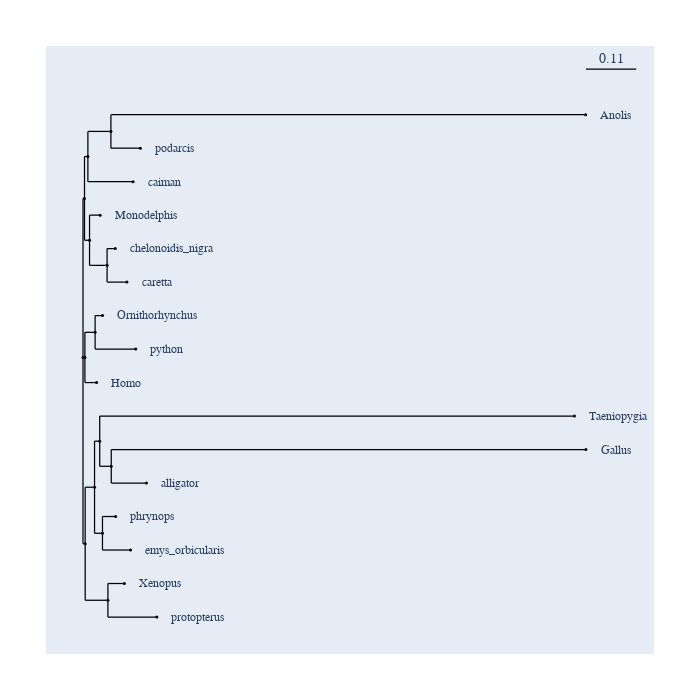

This figure's notebook cell:
### Code cell
#after predict fraction identity by ani, construct tree
tree_ani_turtle = nj_Kimura_corr_ani(aa_pair_distance_turtle, aa_anis_k_4_turtle, parameters=aa_popt_cub)

fig_ani_turtle = tree_ani_turtle.get_figure(width=700, height=700)
fig_ani_turtle.scale_bar = "top right"
fig_ani_turtle.show()

### Figure 1 — Plotly figure (JSON) as saved in the notebook; plotly's stock layout.template omitted (floating-point values rounded to 4 significant figures; data arrays with more than 128 entries replaced by an {"elided": "..."} marker saying what was removed)
{"data": [{"line": {"color": "black", "shape": "spline", "smoothing": 1.3, "width": 1.25}, "mode": "lines", "showlegend": false, "type": "scatter", "x": {"elided": "176 float values"}, "y": {"elided": "176 float values"}}, {"hoverinfo": "text", "marker": {"color": "black", "size": 3, "symbol": "circle"}, "mode": "markers", "showlegend": false, "text": ["root", "edge.10", "edge.9", "edge.8", "Anolis", "podarcis", "caiman", "edge.7", "Monodelphis", "edge.6", "chelonoidis_nigra", "caretta", "edge.12", "edge.11", "Ornithorhynchus", "python", "Homo", "edge.5", "edge.4", "edge.3", "Taeniopygia", "edge.2", "Gallus", "alligator", "edge.1", "phrynops", "emys_orbicularis", "edge.0", "Xenopus", "protopterus"], "type": "scatter", "x": [0, 0.00315, 0.0103, 0.0588, 1.059, 0.1209, 0.1055, 0.01378, 0.03608, 0.05072, 0.0679, 0.09256, 0.004034, 0.02554, 0.04116, 0.1112, 0.02857, 0.004598, 0.0243, 0.03521, 1.035, 0.05951, 1.06, 0.1337, 0.041, 0.06884, 0.1002, 0.05248, 0.08712, 0.1555], "y": [0.325, 6.5, 8.125, 9.1, 9.75, 8.45, 7.15, 4.875, 5.85, 3.9, 4.55, 3.25, 0.325, 1.3, 1.95, 0.65, -0.65, -6.906, -4.713, -2.925, -1.95, -3.9, -3.25, -4.55, -6.5, -5.85, -7.15, -9.1, -8.45, -9.75]}], "layout": {"annotations": [{"font": {"family": "Inconsolata, monospace", "size": 12}, "showarrow": false, "text": "Anolis", "textangle": 0, "x": 1.085, "xanchor": "left", "xref": "x", "y": 9.75, "yref": "y"}, {"font": {"family": "Inconsolata, monospace", "size": 12}, "showarrow": false, "text": "podarcis", "textangle": 0, "x": 0.1474, "xanchor": "left", "xref": "x", "y": 8.45, "yref": "y"}, {"font": {"family": "Inconsolata, monospace", "size": 12}, "showarrow": false, "text": "caiman", "textangle": 0, "x": 0.132, "xanchor": "left", "xref": "x", "y": 7.15, "yref": "y"}, {"font": {"family": "Inconsolata, monospace", "size": 12}, "showarrow": false, "text": "Monodelphis", "textangle": 0, "x": 0.06257, "xanchor": "left", "xref": "x", "y": 5.85, "yref": "y"}, {"font": {"family": "Inconsolata, monospace", "size": 12}, "showarrow": false, "text": "chelonoidis_nigra", "textangle": 0, "x": 0.09438, "xanchor": "left", "xref": "x", "y": 4.55, "yref": "y"}, {"font": {"family": "Inconsolata, monospace", "size": 12}, "showarrow": false, "text": "caretta", "textangle": 0, "x": 0.119, "xanchor": "left", "xref": "x", "y": 3.25, "yref": "y"}, {"font": {"family": "Inconsolata, monospace", "size": 12}, "showarrow": false, "text": "Ornithorhynchus", "textangle": 0, "x": 0.06765, "xanchor": "left", "xref": "x", "y": 1.95, "yref": "y"}, {"font": {"family": "Inconsolata, monospace", "size": 12}, "showarrow": false, "text": "python", "textangle": 0, "x": 0.1377, "xanchor": "left", "xref": "x", "y": 0.65, "yref": "y"}, {"font": {"family": "Inconsolata, monospace", "size": 12}, "showarrow": false, "text": "Homo", "textangle": 0, "x": 0.05506, "xanchor": "left", "xref": "x", "y": -0.65, "yref": "y"}, {"font": {"family": "Inconsolata, monospace", "size": 12}, "showarrow": false, "text": "Taeniopygia", "textangle": 0, "x": 1.062, "xanchor": "left", "xref": "x", "y": -1.95, "yref": "y"}, {"font": {"family": "Inconsolata, monospace", "size": 12}, "showarrow": false, "text": "Gallus", "textangle": 0, "x": 1.086, "xanchor": "left", "xref": "x", "y": -3.25, "yref": "y"}, {"font": {"family": "Inconsolata, monospace", "size": 12}, "showarrow": false, "text": "alligator", "textangle": 0, "x": 0.1602, "xanchor": "left", "xref": "x", "y": -4.55, "yref": "y"}, {"font": {"family": "Inconsolata, monospace", "size": 12}, "showarrow": false, "text": "phrynops", "textangle": 0, "x": 0.09533, "xanchor": "left", "xref": "x", "y": -5.85, "yref": "y"}, {"font": {"family": "Inconsolata, monospace", "size": 12}, "showarrow": false, "text": "emys_orbicularis", "textangle": 0, "x": 0.1267, "xanchor": "left", "xref": "x", "y": -7.15, "yref": "y"}, {"font": {"family": "Inconsolata, monospace", "size": 12}, "showarrow": false, "text": "Xenopus", "textangle": 0, "x": 0.1136, "xanchor": "left", "xref": "x", "y": -8.45, "yref": "y"}, {"font": {"family": "Inconsolata, monospace", "size": 12}, "showarrow": false, "text": "protopterus", "textangle": 0, "x": 0.182, "xanchor": "left", "xref": "x", "y": -9.75, "yref": "y"}, {"ax": 0, "ay": 0, "showarrow": false, "text": "0.11", "x": 1.112, "xref": "x", "y": 11.52, "yref": "y", "yshift": 10}], "autosize": true, "font": {"family": "Balto", "size": 14}, "height": 700, "hovermode": "closest", "margin": {"b": 50, "l": 50, "pad": 4, "r": 50, "t": 50}, "shapes": [{"line": {"color": "black", "width": 1.25}, "name": "scale_bar", "type": "line", "x0": 1.06, "x1": 1.165, "y0": 11.52, "y1": 11.52}], "showlegend": false, "width": 700, "xaxis": {"visible": false}, "yaxis": {"visible": false}}}
